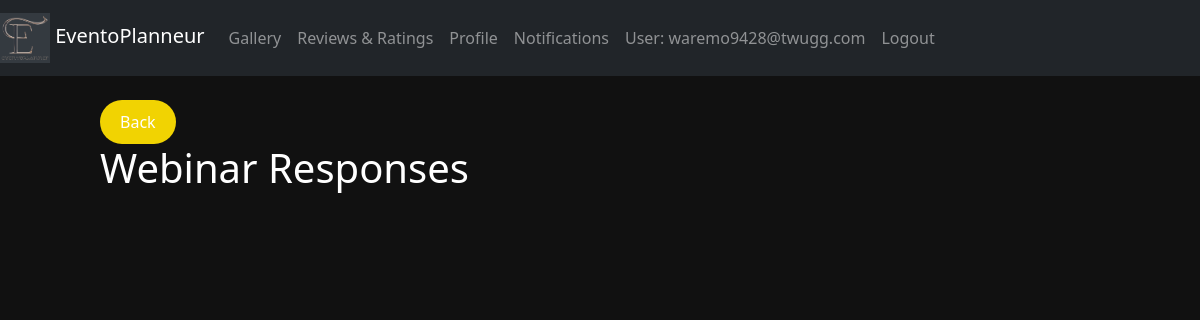
Before: /view_responses/79/ (signed in) with the older database file.
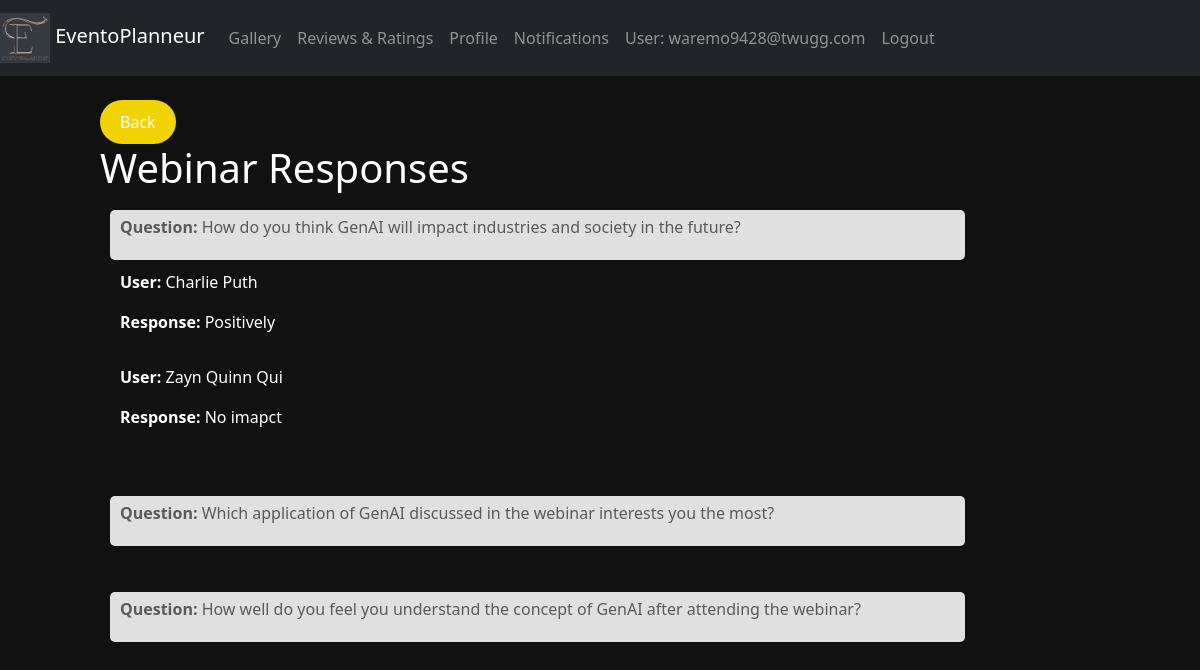
After: the same page with the newer database file.
### eventapp/models.py (models this page shows)
class Question(models.Model):
    question = models.TextField()
    webinar = models.ForeignKey(Webinar, on_delete=models.CASCADE)

class Response(models.Model):
    user = models.ForeignKey(Attendee, on_delete=models.CASCADE)
    question = models.ForeignKey(Question, on_delete=models.CASCADE)
    response = models.TextField(null=True)

class Attendee(models.Model):
    name = models.CharField(max_length=255)
    email = models.EmailField()
    organization= models.CharField(max_length=255,blank=True, null=True)
    phone_number = models.CharField(max_length=20)
    location = models.CharField(max_length=255)
    interests = models.TextField(blank=True, null=True)
    org_user=models.ForeignKey(CustomUser, on_delete=models.CASCADE,null=True,blank=True)
    def __str__(self):
        return self.name

### eventapp/views.py (the view)
# urls.py: path('view_responses/<int:webinar_id>/', views.view_responses, name='view_responses'),
def view_responses(request,webinar_id):
    questions = Question.objects.filter(webinar_id=webinar_id)
    question_responses = {}
    for question in questions:
        responses = Response.objects.filter(question_id=question.id)
        question_responses[question] = responses
    return render(request, 'view_responses.html', {'question_responses': question_responses})

### templates/view_responses.html (shortened to what this page needs)
{% load static %}
<!DOCTYPE html>
<html lang="en">
<head>
  <link rel="stylesheet" href="https://maxcdn.bootstrapcdn.com/bootstrap/4.5.2/css/bootstrap.min.css">
  <link rel="stylesheet"type="text/css" href="{% static 'css/webinar.css' %}">
  <link href="https://cdn.jsdelivr.net/npm/bootstrap@5.3.0-alpha1/dist/css/bootstrap.min.css" rel="stylesheet">
</head>
<body>
  <nav class="navbar navbar-expand-md bg-dark navbar-dark">
    <div class="containers">
      <a class="navbar-brand" href="{% url 'eventapp:orghome' %}">
        <img src="{% static 'images/Eventoplanneur.png' %}" alt="Logo" width="50"> EventoPlanneur
      </a>
      <div class="collapse navbar-collapse" id="navbarCollapse">
        <ul class="navbar-nav ml-auto">
          <li class="nav-item"><a class="nav-link" href="#gallery">Gallery</a></li>
          <li class="nav-item"><a class="nav-link" href="#reviews">Reviews & Ratings</a></li>
          <li class="nav-item"><a class="nav-link" href="{% url 'eventapp:org_profile' %}">Profile</a></li>
          <li class="nav-item"><a class="nav-link" href="#notifications">Notifications</a></li>
          <li class="nav-item">
            {% if user.is_authenticated %}
            <a class="nav-link" >User: {{ user.email }}</a>
            <li class="nav-item"><a href="{% url 'eventapp:logout' %}" class="nav-link">Logout</a></li>
            {% endif %}
          </li>
        </ul>
      </div>
    </div>
  </nav>
  <div style="margin-left:100px;margin-right:225px" ><br>
    <a class="btn2" onclick="goBack()" style="background-color: #F1D302; /* Yellow */
    border: none;
    color: white;
    padding: 10px 20px;
    text-align: center;
    text-decoration: none;
    display: inline-block;
    font-size: 16px;
    cursor: pointer;
    border-radius: 40px;">
    Back
</a>
<h1>Webinar Responses</h1>
{% for question, responses in question_responses.items %}
<div class="question-card">
    <div class="question">
        <p><strong>Question:</strong> {{ question.question }}</p>
    </div>
    <ul class="answers">
        {% for response in responses %}
            <li class="answer">
                <p><strong>User:</strong> {{ response.user }}</p>
                <p><strong>Response:</strong> {{ response.response }}</p>
            </li>
        {% endfor %}
    </ul>
</div>
{% endfor %}
</body>
</html>

Changed rows visible on the page:
added Question: question "How do you think GenAI will impact industries and society in the future?"
added Response: user "Charlie Puth", response "Positively"
added Response: user "Zayn Quinn Qui", response "No imapct"
added Question: question "Which application of GenAI discussed in the webinar interests you the most?"
added Question: question "How well do you feel you understand the concept of GenAI after attending the webinar?"
